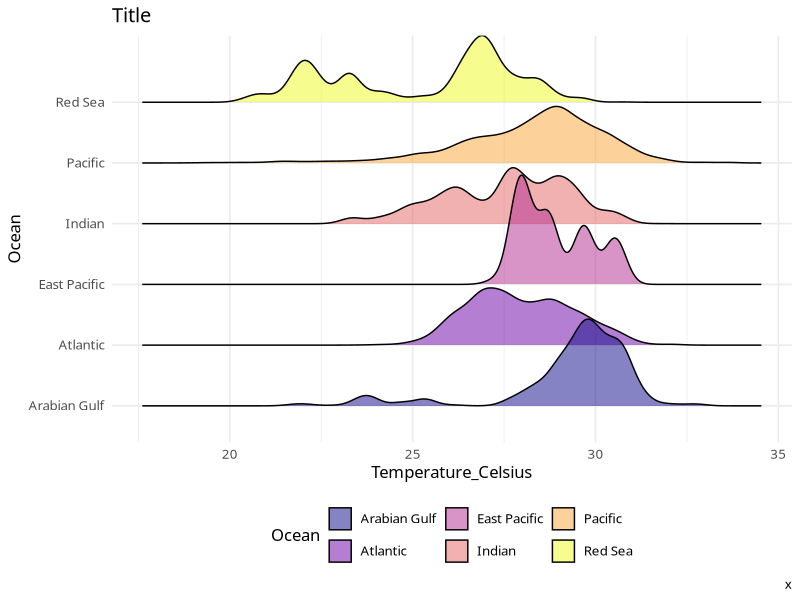

R code for this plot:
## ---- chunk 1
#| message: false
library("tidyverse")
library("here")
## ---- chunk 2
#| message: false
file1 <- read_csv(file = "data/_raw/Reef_Check_with_cortad_variables_with_annual_rate_of_SST_change (1).csv")
#file2 <- read_csv(file = "data/_raw/Reef Check Data Raw (1).csv")
#untidy<- read_csv(file="data/_raw/Reef_Check_Data_Untidy.csv")
## ---- chunk 3
#| message: false
data1 <- read_csv(file="data/_raw/reef_data_dataset1.csv")
data2 <- read_csv(file="data/_raw/reef_data_dataset2.csv")
## ---- chunk 4
#| message: false
reef_combined_untidy <- data1 |>
  left_join(data2, by = "ReefID_Name")

# Save the untidy version
write_csv(reef_combined_untidy, "reef_data_combined_untidy.csv")
## ---- chunk 5
reef_combined_tidy <- reef_combined_untidy |>
  separate(
    col  = "ReefID_Name",
    into = c("Reef.ID", "Reef.Name"),
    sep  = " \\| "
  ) |>
  relocate(Reef.ID, Reef.Name, .before = 1)

# Look at the final tidy dataset
View(reef_combined_tidy)

# Save the tidy version
write_csv(reef_combined_tidy, "reef_data_combined_tidy.csv")
## ---- chunk 6
reef_clean <-
  reef_combined_tidy |>
  drop_na(Ocean)
## ---- chunk 7
reef_clean <- reef_clean |>
  mutate(Temperature_Celsius = Temperature_Kelvin - 273.15)
## ---- chunk 8
library("ggridges")
ggplot(data = reef_clean,
             mapping = aes(x = Temperature_Celsius,
                           y = Ocean,
                           fill = Ocean)) +
  geom_density_ridges(alpha = 0.5) +
  scale_fill_viridis_d(option = "plasma") +
  labs(x = "Temperature_Celsius",
       y = "Ocean",
       title = "Title",
       caption = "x") +
  theme_minimal(base_family = "Avenir",
                base_size = 12) +
  theme(legend.position = "bottom")
